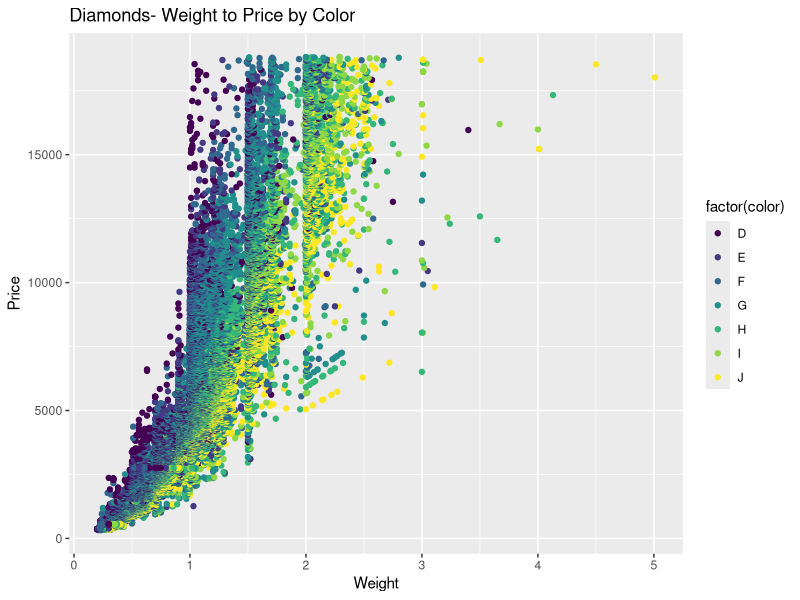
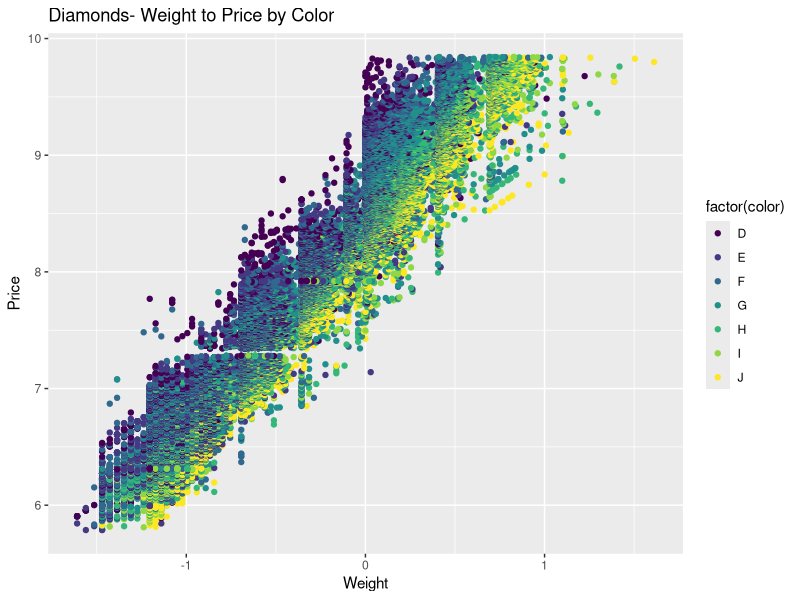
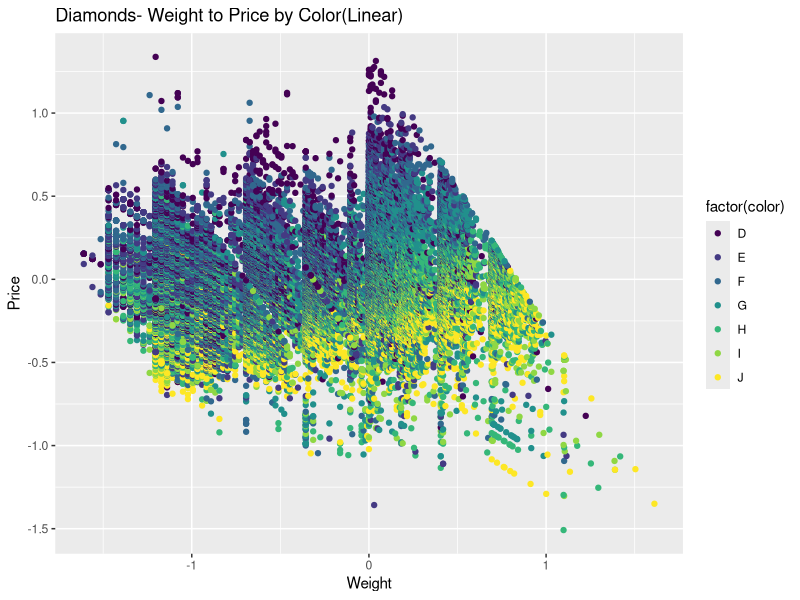

R code for these plots, in order:
#HW 6
#Group C

require(ggplot2) #Require ggplot2 to use this package
require(grid) #Require grid to use the grid package
data("diamonds")#load the diamonds dataframe

#2 (1 was for groups E and F only)
ggplot(diamonds, aes(x=carat, y=price, color=color)) + geom_point() + ggtitle("Diamonds- Weight to Price by Color") + xlab("Weight") + ylab("Price") + labs(color="factor(color)")

#uses ggplot to plot the diamond set in a scatterplot
#aes selects the carat and price columns as our x and y
#ggtitle adds the title xlab and ylab add labels for axis
#---------------------------------------------------------------------------------------------------------------------------------------------------------------------------------------

#3
#remove the non-linearity and replot
ggplot(diamonds, aes(x=log(carat), y=log(price), color=color)) + geom_point() + ggtitle("Diamonds- Weight to Price by Color") + xlab("Weight") + ylab("Price") + labs(color="factor(color)")

#-----------------------------------------------------------------------
#4
linmodel <- lm(log(price) ~ log(carat), data = diamonds)
residual <- resid(linmodel)
ggplot(diamonds, aes(x=log(carat), y = (residual), color = color)) +geom_point() + ggtitle("Diamonds- Weight to Price by Color(Linear)") + xlab("Weight") + ylab("Price") + labs(color="factor(color)")

#-----------------------------------------------------------------------
#5
#y=..density 
